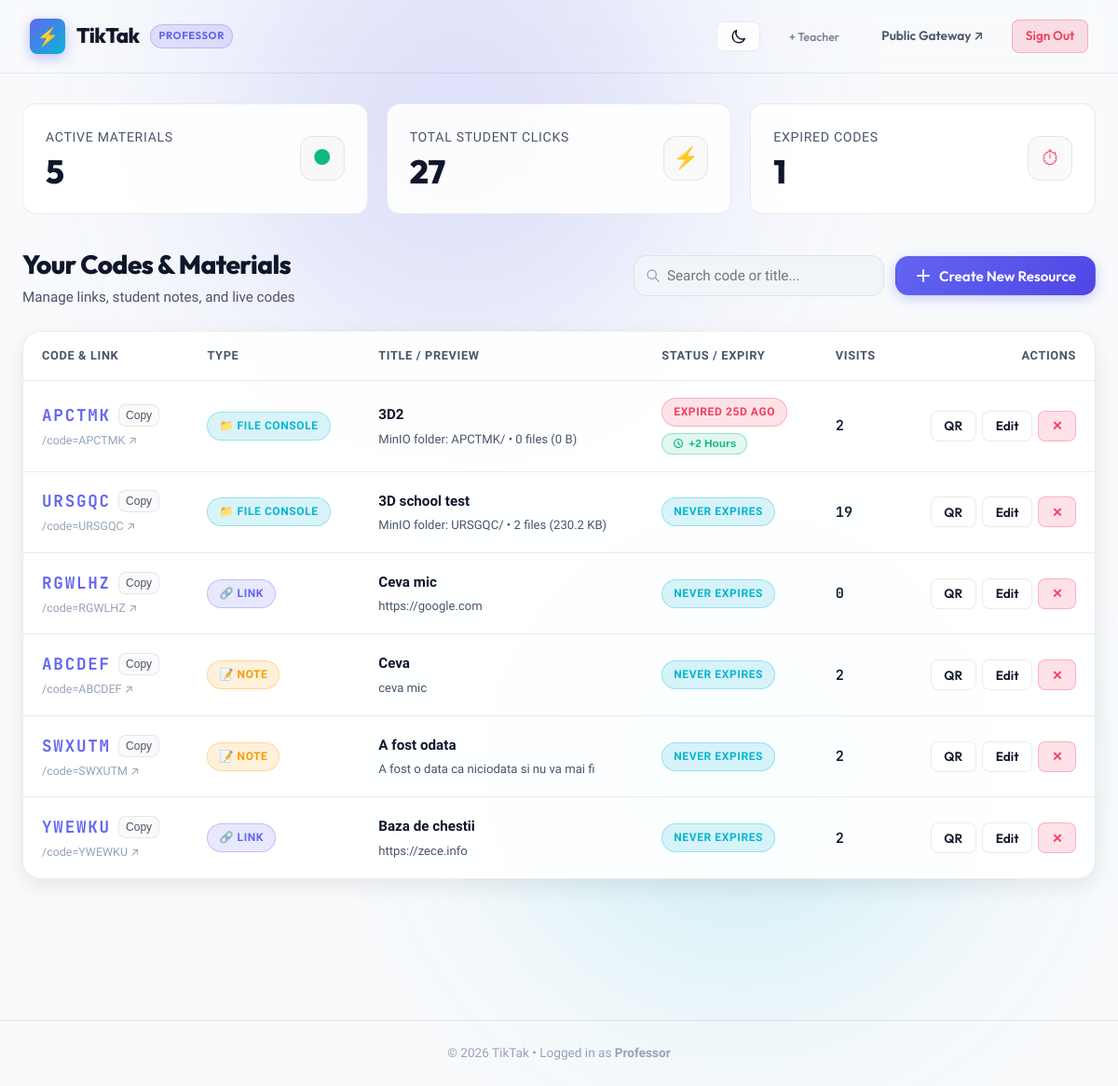
The app's page /prof/dashboard.php (signed in) with its own data.
### tables this page shows
CREATE TABLE `resources` (
  `id` int NOT NULL AUTO_INCREMENT,
  `user_id` int DEFAULT NULL,
  `code` varchar(10) NOT NULL,
  `title` varchar(255) NOT NULL DEFAULT '',
  `type` enum('redirect','text','files','hosting','links') NOT NULL DEFAULT 'redirect',
  `content_link` text,
  `content_text` longtext,
  `visits_count` int NOT NULL DEFAULT '0',
  `expires_at` datetime DEFAULT NULL,
  `created_at` datetime DEFAULT CURRENT_TIMESTAMP,
  `updated_at` datetime DEFAULT CURRENT_TIMESTAMP ON UPDATE CURRENT_TIMESTAMP,
  PRIMARY KEY (`id`),
  UNIQUE KEY `code` (`code`),
  KEY `code_2` (`code`),
  KEY `expires_at` (`expires_at`),
  KEY `user_id` (`user_id`)
);

### prof/dashboard.php (the view, shortened to what the rows shown need)
<?php
require_once __DIR__ . '/../config/db.php';
require_once __DIR__ . '/../includes/functions.php';
$user = current_user();
$pdo = get_db_connection();
$stmt = $pdo->prepare("SELECT * FROM resources WHERE user_id = ? ORDER BY created_at DESC");
$stmt->execute([$user['id']]);
$resources = $stmt->fetchAll();
$baseUrl = get_base_url();
?>
<!DOCTYPE html>
<html lang="en" data-theme="light">
<head>
    <link rel="stylesheet" href="/assets/css/style.css">
</head>
<body>
    <main class="main-wrapper">
        <div class="prof-container">
            <div class="dashboard-header">
                <div>
                    <h1 class="dashboard-title">Your Codes &amp; Materials</h1>
                </div>
            </div>
            <div class="resources-table-container">
                <?php if (empty($resources)): ?>
                    <div style="padding: 4rem 2rem; text-align: center; color: var(--text-muted);">
                        <div style="font-size: 3rem; margin-bottom: 1rem;">📦</div>
                        <h3 style="font-size: 1.3rem; margin-bottom: 0.5rem; color: var(--text-main);">No resources created yet</h3>
                        <p style="margin-bottom: 1.5rem;">Click below to generate your first 6-letter student access code.</p>
                        <button class="btn btn-primary" onclick="openModal('createModal')">Generate First Code</button>
                    </div>
                <?php else: ?>
                    <table class="resources-table">
                        <thead>
                            <tr>
                                <th>Code &amp; Link</th>
                                <th>Type</th>
                                <th>Title / Preview</th>
                                <th>Status / Expiry</th>
                                <th>Visits</th>
                                <th style="text-align: right;">Actions</th>
                            </tr>
                        </thead>
                        <tbody>
                            <?php foreach ($resources as $r): ?>
                                <?php
                                    $expInfo = format_expiry_status($r['expires_at']);
                                    $fullUrl = $baseUrl . '/code=' . $r['code'];
                                    if ($r['type'] === 'redirect') {
                                        $preview = $r['content_link'];
                                    } elseif ($r['type'] === 'text') {
                                        $preview = mb_strimwidth($r['content_text'] ?? '', 0, 60, '...');
                                    } elseif ($r['type'] === 'hosting') {
                                        $sStats = get_site_summary($r['code']);
                                        $preview = "Web Directory: sites/{$r['code']}/ • {$sStats['total_files']} files ({$sStats['total_size_formatted']})";
                                    } else {
                                        $fStats = get_resource_files_summary($pdo, (int)$r['id']);
                                        $preview = "MinIO folder: {$r['code']}/ • {$fStats['total_files']} files ({$fStats['total_size_formatted']})";
                                    }
                                ?>
                                <tr id="resource-row-<?= $r['id'] ?>" class="resource-item-row" data-code="<?= htmlspecialchars($r['code']) ?>" data-title="<?= htmlspecialchars($r['title']) ?>">
                                    <td>
                                        <div class="resource-code-cell">
                                            <span><?= htmlspecialchars($r['code']) ?></span>
                                            <button class="copy-btn-mini" onclick="copyToClipboard('<?= $fullUrl ?>', 'Access link copied!')" title="Copy full URL">
                                                Copy
                                            </button>
                                        </div>
                                        <div style="font-size: 0.78rem; color: var(--text-dim); margin-top: 0.2rem;">
                                            <a href="/code=<?= $r['code'] ?>" target="_blank" style="color: inherit; text-decoration: none;">
                                                /code=<?= $r['code'] ?> ↗
                                            </a>
                                        </div>
                                    </td>
                                    <td>
                                        <?php if ($r['type'] === 'redirect'): ?>
                                            <span class="badge badge-redirect">🔗 Link</span>
                                        <?php elseif ($r['type'] === 'text'): ?>
                                            <span class="badge badge-text">📝 Note</span>
                                        <?php elseif ($r['type'] === 'hosting'): ?>
                                            <span class="badge badge-hosting">🌐 Micro-host</span>
                                        <?php elseif ($r['type'] === 'links'): ?>
                                            <span class="badge badge-links">📑 Link List</span>
                                        <?php else: ?>
                                            <span class="badge badge-files">📁 File Console</span>
                                        <?php endif; ?>
                                    </td>
                                    <td>
                                        <div style="font-weight: 600; color: var(--text-main); margin-bottom: 0.2rem;">
                                            <?= htmlspecialchars($r['title'] ?: 'Untitled') ?>
                                        </div>
                                        <div style="font-size: 0.82rem; color: var(--text-muted); max-width: 320px; overflow: hidden; text-overflow: ellipsis; white-space: nowrap;">
                                            <?= htmlspecialchars($preview) ?>
                                        </div>
                                    </td>
                                    <td>
                                        <div style="display: flex; flex-direction: column; gap: 0.35rem; align-items: flex-start;">
                                            <span class="badge <?= $expInfo['badge_class'] ?>" id="expiry-badge-<?= $r['id'] ?>">
                                                <?= htmlspecialchars($expInfo['label']) ?>
                                            </span>
                                            <?php if ($expInfo['is_expired']): ?>
                                                <button class="btn-extend-expiry" onclick="extendExpiry(<?= $r['id'] ?>, 2)" title="Extend code validity by +2 hours">
                                                    <svg width="12" height="12" fill="none" stroke="currentColor" viewBox="0 0 24 24"><path stroke-linecap="round" stroke-linejoin="round" stroke-width="2.5" d="M12 8v4l3 3m6-3a9 9 0 11-18 0 9 9 0 0118 0z"></path></svg>
                                                    <span>+2 Hours</span>
                                                </button>
                                            <?php endif; ?>
                                        </div>
                                    </td>
                                    <td>
                                        <span style="font-family: var(--font-mono); font-weight: 600;"><?= number_format($r['visits_count']) ?></span>
                                    </td>
                                    <td style="text-align: right;">
                                        <div style="display: inline-flex; gap: 0.4rem;">
                                            <button class="btn btn-secondary btn-sm" onclick="showQrCode('<?= $r['code'] ?>', '<?= $fullUrl ?>')" title="Show QR Code for Classroom">
                                                QR
                                            </button>
                                            <button class="btn btn-secondary btn-sm" onclick='openEditModal(<?= json_encode($r, JSON_HEX_APOS | JSON_HEX_QUOT) ?>)' title="Edit Material">
                                                Edit
                                            </button>
                                            <button class="btn btn-danger btn-sm" onclick="deleteResource(<?= $r['id'] ?>, '<?= $r['code'] ?>')" title="Delete Code">
                                                ✕
                                            </button>
                                        </div>
                                    </td>
                                </tr>
                            <?php endforeach; ?>
                        </tbody>
                    </table>
                <?php endif; ?>
            </div>
        </div>
    </main>
</body>
</html>

### records on screen
resources: code "APCTMK", type "📁 FILE CONSOLE", title "3D2", code "MinIO folder: APCTMK/ • 0 files (0 B)", expires_at "EXPIRED 25D AGO", visits_count "2"
resources: code "URSGQC", type "📁 FILE CONSOLE", title "3D school test", preview "MinIO folder: URSGQC/ • 2 files (230.2 KB)", expires_at "NEVER EXPIRES", visits_count "19"
resources: code "RGWLHZ", type "🔗 LINK", title "Ceva mic", content_link "https://google.com", expires_at "NEVER EXPIRES", visits_count "0"
resources: code "ABCDEF", type "📝 NOTE", title "Ceva", content_text "ceva mic", expires_at "NEVER EXPIRES", visits_count "2"
resources: code "SWXUTM", type "📝 NOTE", title "A fost odata", content_text "A fost o data ca niciodata si nu va mai fi", expires_at "NEVER EXPIRES", visits_count "2"
resources: code "YWEWKU", type "🔗 LINK", title "Baza de chestii", content_link "https://zece.info", expires_at "NEVER EXPIRES", visits_count "2"

### other values on screen
APP_NAME "TikTak"
$totalActive "5"
$totalVisits "27"
$totalExpired "1"
$user['name'] "Professor"
